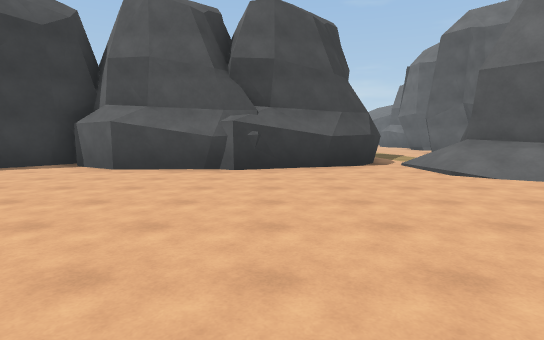
[1] (above)

20 first-person views from a walk through a 3-D level made in the Unity game engine. The camera is 1.5 m above the floor, tilts 6° down and sees 80° across. The floor is counted in squares, 2 m on a side. Each view is taken from the middle of a square. On the plan, view 1 faces up. The plan holds only what a view shows up to about 11 squares ahead; the rest is blank. The place goes on beyond the plan. The player character is not drawn. Some animated figures are not drawn.

[2]
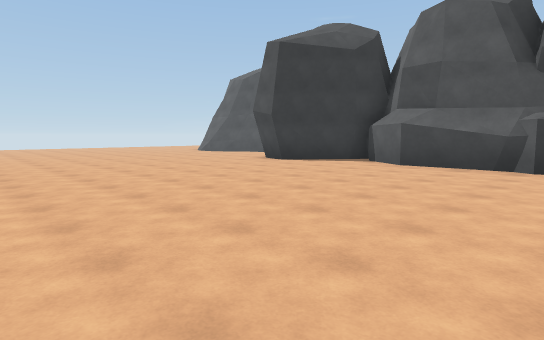

[3]
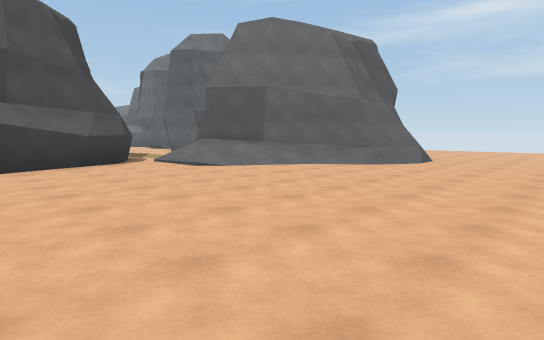

[4]
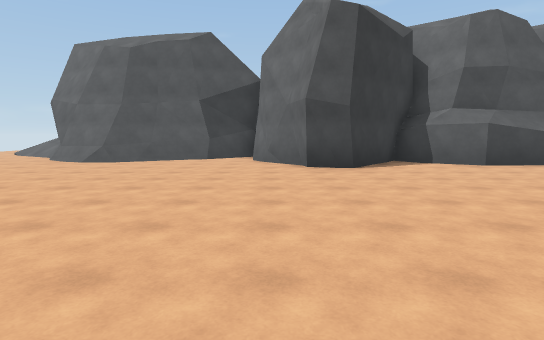

[5]
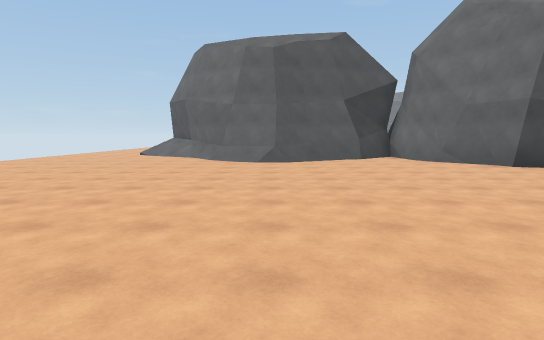

[6]
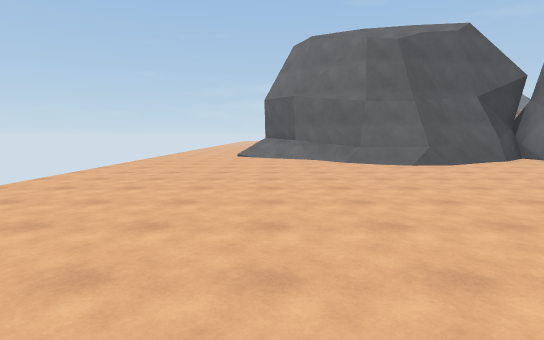

[7]
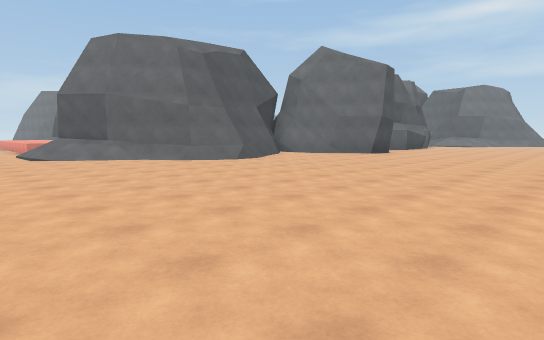

[8]
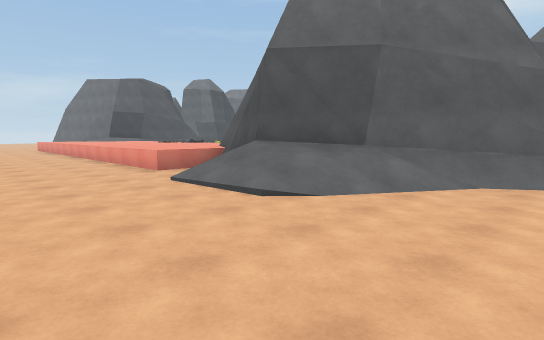

[9]
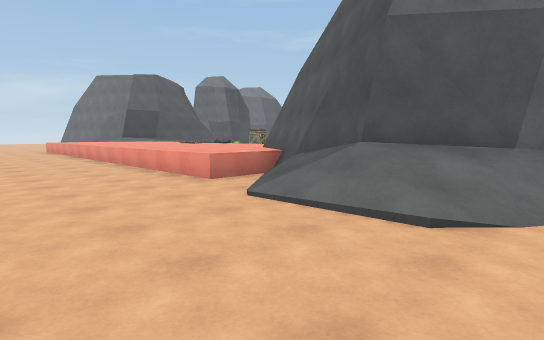

[10]
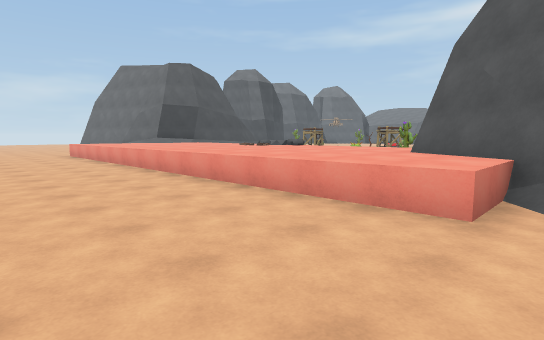

[11]
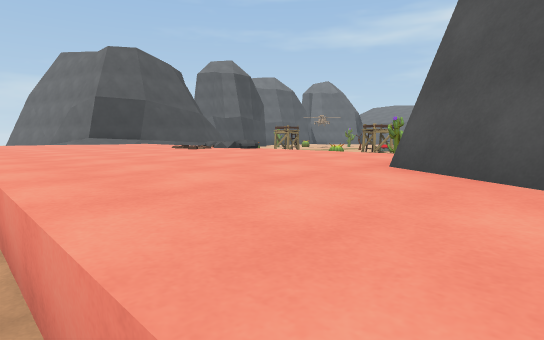

[12]
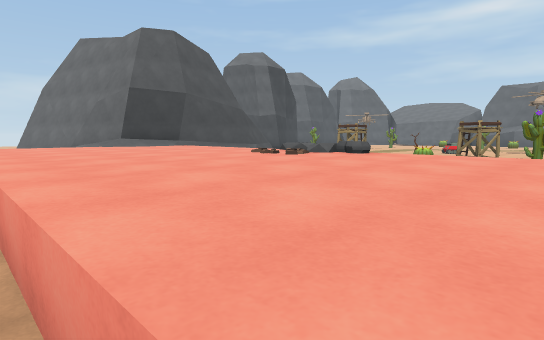

[13]
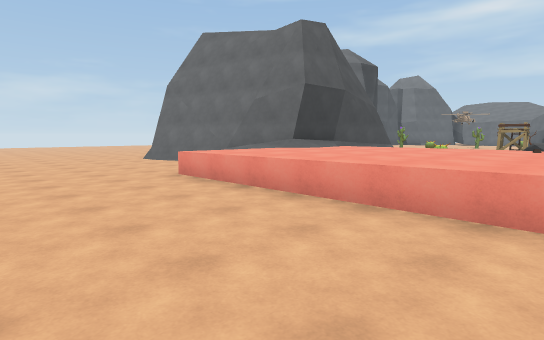

[14]
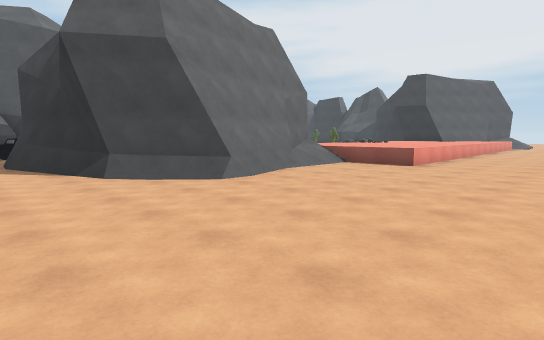

[15]
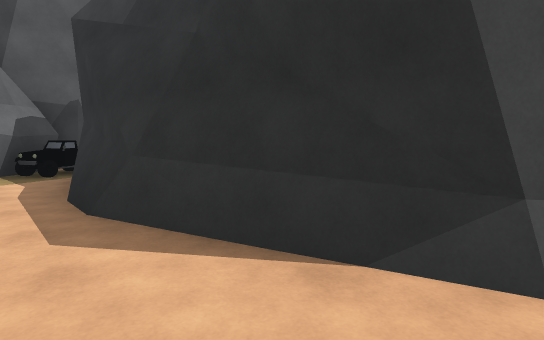

[16]
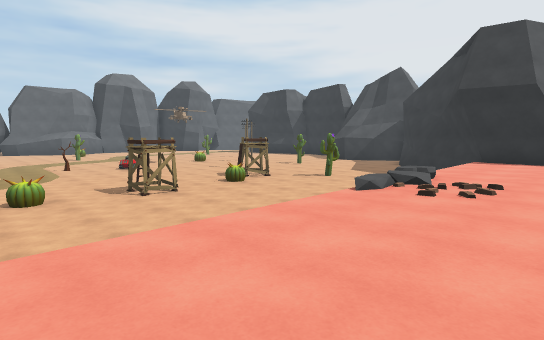

[17]
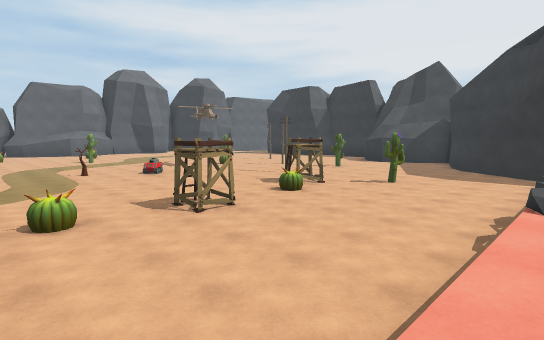

[18]
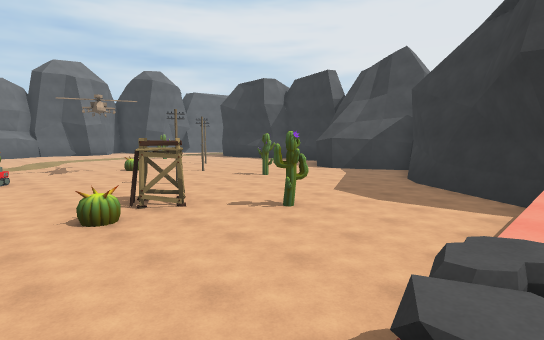

[19]
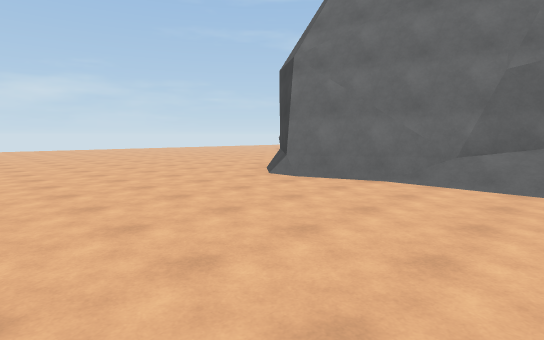

[20]
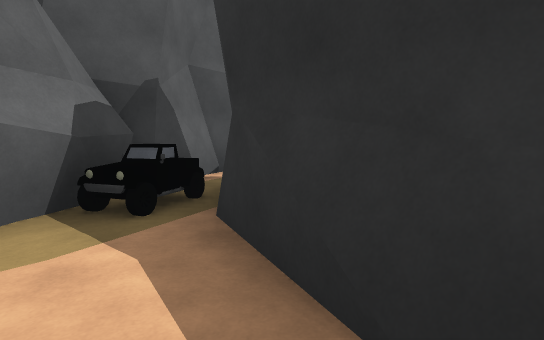

### Floor plan
Key: @ floor where view 1 was taken; # wall or solid block; . main floor; : floor 1 m higher than the main floor; / step, stairs or slope; R rock; C cactus; T tank; P pole; O other object.
Columns run from 22 left of view 1 to 10 right of it. Each row starts with its distance up from view 1.
 37 .............##
 36 .........##..O#
 35 ......##########
 34 .....##        ##
 33 .....##        .#
 32 .....##
 31 ...../#
 30 ...../##
 29 ...////####
 28 .../:::::////..
 27 .../:::::....C........
 26 .../:::::.............
 25 .../:::::....O.....O.
 24 .../::::/...........
 23 .../::::O....C....T...
 22  ../::::R.............
 21 .../:::::....OO......
 20 .../:::::...C..P....
 19 .../:::::..........
 18 .../:::::.........O
 17 .../::####.....C.
 16 ...///#  ##.....
 15 ..../##   ##...
 14 ...//#     ##.
 13 .../##
 12 ...//#
 11 ..../##    ###
 10 ......## ###.#
  9 .......###...## ###     ##
  8 ..............###.#######./#
  7 ..............##........../##
  6 ..........................//#
  5 .........................../##
  4 ............................/##
  3  ............................/##
  2  ................................
  1  ................................
  0  .....................@..........
 -1         .    .  ............

Positions as (right, up) in squares from view 1, and headings:
1: (0, 0), facing up
2: (0, -1), facing up-left
3: (-1, -1), facing up-right
4: (-9, -1), facing up
5: (-14, -1), facing up
6: (-18, 0), facing up
7: (-21, 0), facing up-right
8: (-22, 9), facing up-right
9: (-22, 11), facing up-right
10: (-22, 15), facing up-right
11: (-19, 16), facing up-right
12: (-19, 19), facing up-right
13: (-22, 23), facing up-right
14: (-22, 37), facing down-right
15: (-16, 37), facing down-right
16: (-16, 28), facing down-right
17: (-14, 28), facing down-right
18: (-14, 24), facing down-right
19: (-22, 29), facing up-right
20: (-12, 37), facing down-right
